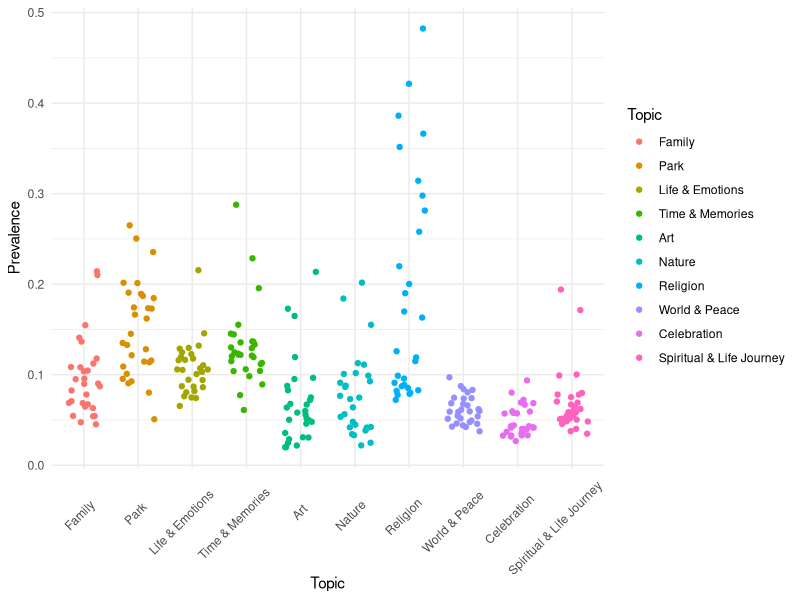
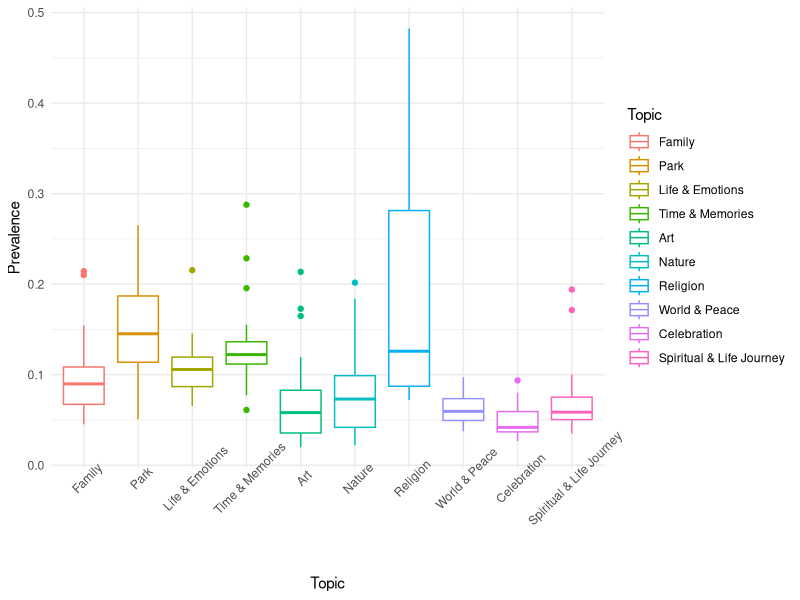
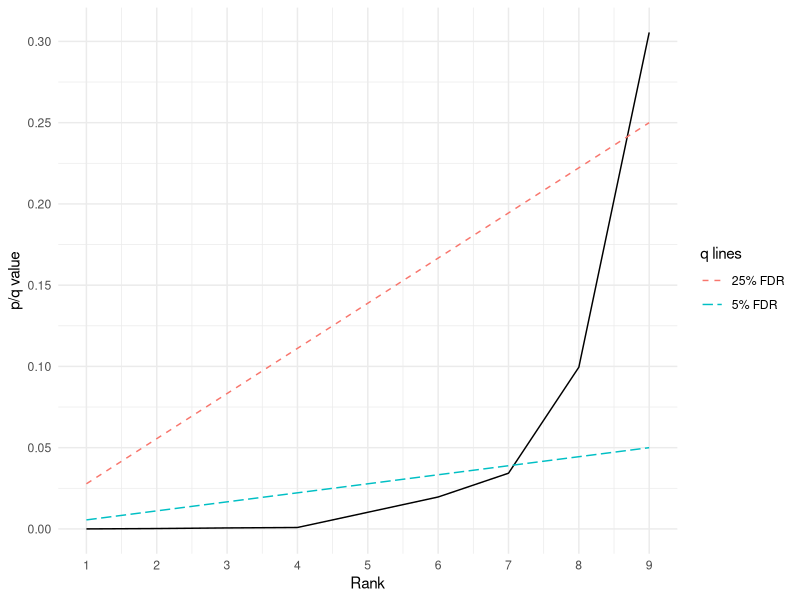
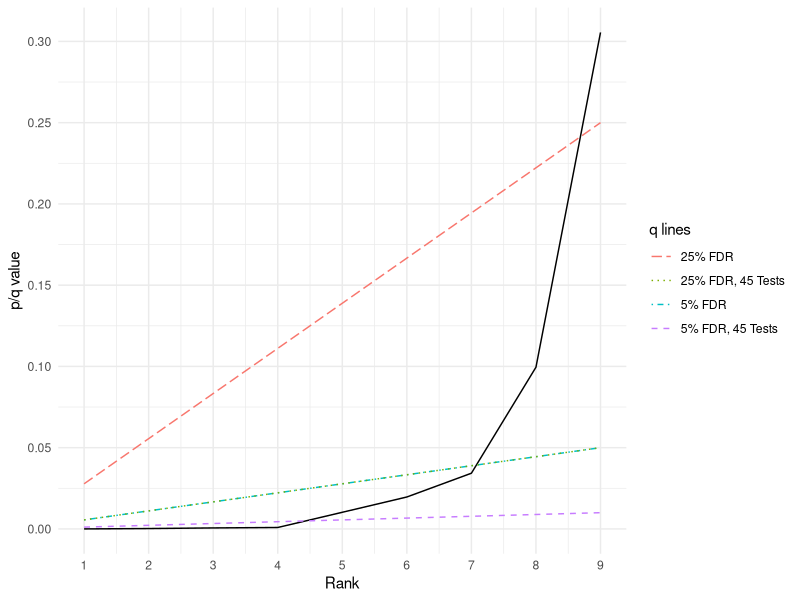

Recreate these plots in R, in order.
## ---- chunk 1
knitr::opts_chunk$set(echo = TRUE)
library(tidyverse)
theme_set(theme_minimal())
set.seed(42)

## ---- chunk 2

setwd('~/Desktop/Exp Des 1')
parkdata <- read_csv("Study1_ParkEntryAvgs.csv")
head(parkdata)
## ---- chunk 3
parkdata_long <- parkdata %>% pivot_longer(cols= -Locations, names_to="Topic", values_to = "Prevalence")

parkdata_long_summarized<-parkdata_long%>%
  group_by(Topic)%>%
  summarise(mean=mean(Prevalence), se=(sd(Prevalence)/sqrt(29)))

#I want my plot to be in the order of my data frame, instead of alphabetical
parkdata_long$Topic <- factor(parkdata_long$Topic, levels=unique(parkdata_long$Topic))

ggplot(data=parkdata_long) + 
  aes(x=Topic, y = Prevalence, color=Topic) + 
  geom_jitter(width = .3) +
  theme(axis.text.x = element_text(angle=45, vjust=.65, hjust = .7))


ggplot(data=parkdata_long)+
  aes(x=Topic,y=Prevalence,color=Topic)+
  geom_boxplot()+
  theme(axis.text.x = element_text(angle = 45)) 
  
## ---- chunk 4
#Aside: if we wanted to check all topics against all other topics, the total number of tests can be found using the choose() function

t.test(parkdata$Family, parkdata$Park, paired = T)
t.test(parkdata$Family, parkdata$`Life & Emotions`, paired = T)
t.test(parkdata$Family, parkdata$`Time & Memories`, paired = T)
t.test(parkdata$Family, parkdata$Art, paired = T)
t.test(parkdata$Family, parkdata$Nature, paired = T)
t.test(parkdata$Family, parkdata$Religion, paired = T)
t.test(parkdata$Family, parkdata$`World & Peace`, paired = T)
t.test(parkdata$Family, parkdata$Celebration, paired = T)
t.test(parkdata$Family, parkdata$`Spiritual & Life Journey`, paired = T)
## ---- chunk 5
#Turning off scientific notation
options(scipen=999)

# Saving only the p-values from the t-tests and making them into one vector
nocorrection_p <- as.vector(c(t.test(parkdata$Family, parkdata$Park, paired = T)$p.value,
t.test(parkdata$Family, parkdata$`Life & Emotions`, paired = T)$p.value,
t.test(parkdata$Family, parkdata$`Time & Memories`, paired = T)$p.value,
t.test(parkdata$Family, parkdata$Art, paired = T)$p.value,
t.test(parkdata$Family, parkdata$Nature, paired = T)$p.value,
t.test(parkdata$Family, parkdata$Religion, paired = T)$p.value,
t.test(parkdata$Family, parkdata$`World & Peace`, paired = T)$p.value,
t.test(parkdata$Family, parkdata$Celebration, paired = T)$p.value,
t.test(parkdata$Family, parkdata$`Spiritual & Life Journey`, paired = T)$p.value))

# Saving the topic names in order that the p-value represents. Since I ran the tests in order of columns in the data frame, we can use the column names, removing Locations and Family 
names <- colnames(parkdata)[-(1:2)]

tests_df <- tibble(names, nocorrection_p)
tests_df

# Which are significant with no multiple comparison correction at an alpha of .05?
alpha <- .05
tests_df <- tests_df %>% arrange(nocorrection_p) %>% mutate(SigOrigP = nocorrection_p < alpha)
tests_df
## ---- chunk 6
numtests <- nrow(tests_df)
tests_df <- tests_df %>% mutate(SigBonferroniP = nocorrection_p < alpha/numtests)
tests_df
## ---- chunk 7
#Since we already ordered the rows by p-value, this is the rank of p-values.
tests_df <- tests_df %>% mutate(i = row_number())

head(tests_df)

#I want to check Q=.05 and Q=.25, but usually you'd just pick one before you ran your study, so you could set Q as a variable
tests_df <- tests_df %>% 
  mutate(BH_q05 = (i/numtests)*.05, q05_sig = nocorrection_p < BH_q05,
         BH_q25 = (i/numtests)*.25, q25_sig = nocorrection_p < BH_q25)
tests_df
## ---- chunk 8
ggplot(data=tests_df) + aes(x=i, y=nocorrection_p) +
  geom_line() +
  geom_line(aes(x=i, y=BH_q05, color="5% FDR"), linetype="longdash") + 
  geom_line(aes(x=i, y=BH_q25, color="25% FDR"), linetype="dashed") +
  scale_x_continuous(breaks=seq(1,9,1)) +
  scale_y_continuous(breaks=seq(0,.35,.05)) +
  labs(x="Rank",y="p/q value", color='q lines')
## ---- chunk 9
tests_df <- tests_df %>% 
  mutate(BH_q05_moretest = (i/45)*.05, q05_moretest_sig = nocorrection_p < BH_q05_moretest,
         BH_q25_moretest = (i/45)*.25, q25_moretest_sig = nocorrection_p < BH_q25_moretest)

ggplot(data=tests_df) + aes(x=i, y=nocorrection_p) +
  geom_line() +
  geom_line(aes(x=i, y=BH_q05, color="5% FDR"), linetype="dotdash") + 
  geom_line(aes(x=i, y=BH_q25, color="25% FDR"), linetype="longdash") +
  geom_line(aes(x=i, y=BH_q05_moretest, color="5% FDR, 45 Tests"), linetype="dashed")+
  geom_line(aes(x=i, y=BH_q25_moretest, color="25% FDR, 45 Tests"), linetype="dotted")+
  scale_x_continuous(breaks=seq(1,9,1)) +
  scale_y_continuous(breaks=seq(0,.35,.05)) +
  labs(x="Rank",y="p/q value", color='q lines')

## ---- chunk 10

tests_df$autoBH <- p.adjust(tests_df$nocorrection_p, method="BH") #BH = Benjamini-Hochberg
tests_df$autoBonferroni <- p.adjust(tests_df$nocorrection_p, method="bonferroni")

head(tests_df$autoBH)
head(tests_df$autoBonferroni)

## ---- chunk 11
tests_df <- tests_df %>% mutate(HBsig = nocorrection_p < alpha/(numtests-i+1))
tests_df
